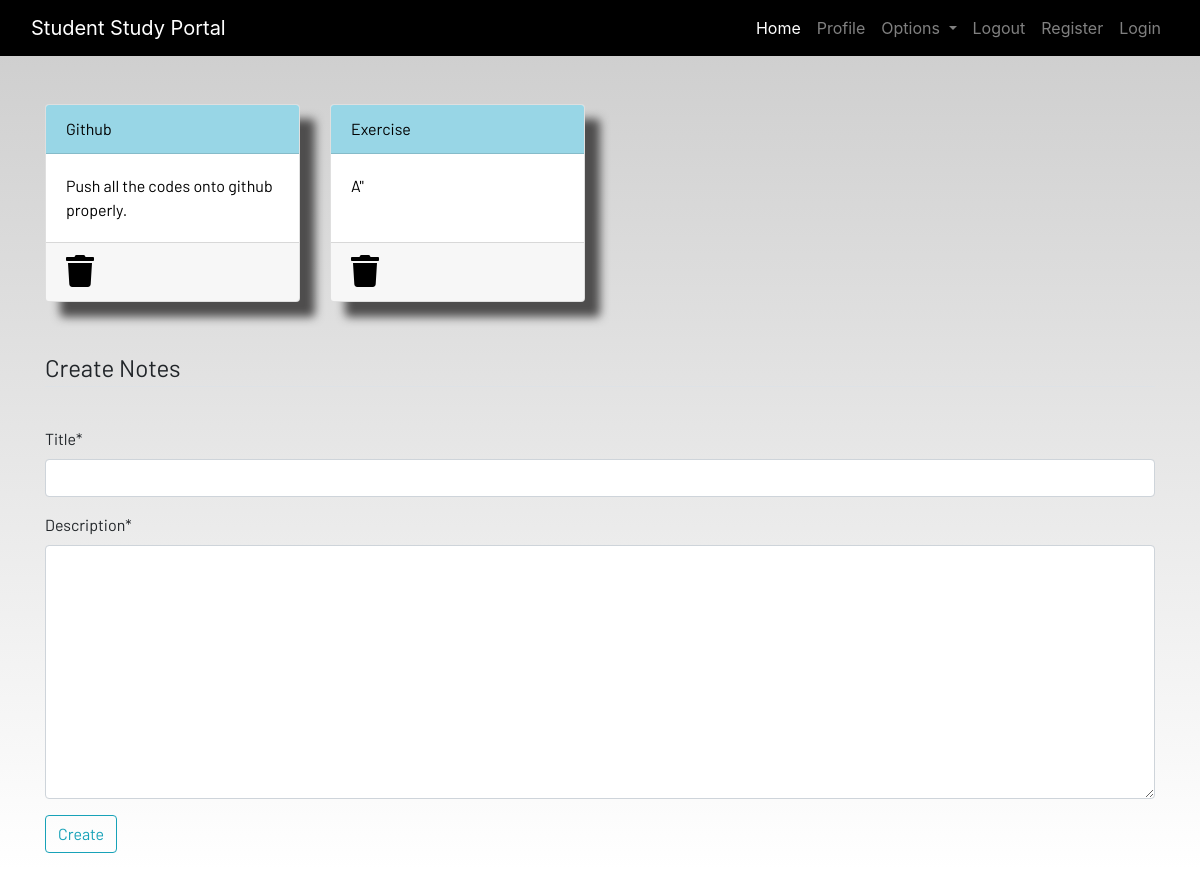
Screenshot of /notes (signed in) with the database file from the repository.
### dashboard/models.py (models this page shows, shortened)
class Notes(models.Model):
    user = models.ForeignKey(User, on_delete=models.CASCADE)
    title = models.CharField(max_length=50)
    description = models.TextField()
    class Meta:
        verbose_name_plural = 'All Notes'

### dashboard/views.py (the view)
# urls.py: path('notes', views.notes, name='notes'),
def notes(request):
    if request.method == 'POST':
        form = NotesForm(request.POST)
        if form.is_valid():
            new_note = Notes(user=request.user, title=request.POST['title'], description=request.POST['description'])
            new_note.save()
        messages.success(request, f"Notes is Added from {request.user.username} successfully")
    else:
        form = NotesForm()
    all_notes = Notes.objects.filter(user=request.user)
    return render(request, 'dashboard/notes.html', {
        'all_notes': all_notes,
        'note_form': form
    })

### dashboard/forms.py
class NotesForm(forms.ModelForm):
    class Meta:
        model = Notes
        fields = ['title', 'description']

### dashboard/templates/dashboard/notes.html (shortened to what this page needs)
{% extends 'dashboard/base.html' %}
{% load static %}
{% load crispy_forms_tags %}
{% block content %}
    <div class="container">
        <div class="row">
            {% for note in all_notes %}
                <div class="col-md-3">
                    <a href="{% url 'notes_detail' note.id %}">
                        <div class="card">
                            <div class="card-header">{{ note.title }}</div>
                            <div class="card-body">{{ note.description|slice:"0:100" }}</div>
                            <div class="card-footer mt-auto ">
                                <a href="{% url 'delete_note' note.id %}">
                                <i class="fa fa-trash fa-2x"></i>
                                </a>
                            </div>
                        </div>
                    </a>
                </div>
            {% endfor %}
            <br><br>
        </div>
    </div>
    <br><br>
    <div class="container">
        <form method="POST" action="{% url 'notes' %}">
            <fieldset class="form-group">
                <legend class="border-bottom mb-4">Create Notes</legend>
            </fieldset>
            {{ note_form|crispy }}
            <div class="form-group">
                <a href="">
                    <button class="btn btn-outline-info" type="submit">
                        Create
                    </button>
                </a>
            </div>
        </form>
    </div>
{% endblock content %}

### static/css/main.css (style rules this page uses)
html { scroll-behavior: smooth; height: 100%; width: 100%; }
.card { box-shadow: 15px 15px 10px rgb(78, 77, 77); }
a { text-decoration: none !important; color: black; }
.card-header { color: black !important; background: rgb(152, 214, 230) !important; transition: 0.3s ease-in; }
html, body { max-width: 100%; overflow-x: hidden; height: 100%; width: 100%; }
body { background: linear-gradient(rgba(0, 0, 0, 0.2), rgba(255, 255, 255, 0.5)); overflow-x: hidden; background-repeat: no-repeat; }
.card-header { background-color: rgb(133, 204, 231); }
.col-md-3 .card { width: 100%; height: 100%; }
.fa { color: black; }

### rows the page displays
Notes: title "Github", description "Push all the codes onto github properly."
Notes: title "Exercise", description "A''"
